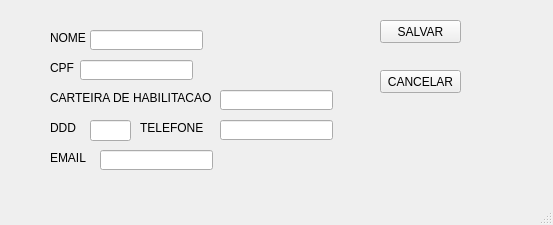
<?xml version="1.0" encoding="UTF-8"?>
<ui version="4.0">
 <class>MainWindowNovoCliente</class>
 <widget class="QMainWindow" name="MainWindowNovoCliente">
  <property name="geometry">
   <rect>
    <x>0</x>
    <y>0</y>
    <width>553</width>
    <height>225</height>
   </rect>
  </property>
  <property name="windowTitle">
   <string>Novo cliente</string>
  </property>
  <widget class="QWidget" name="centralwidget">
   <widget class="QLabel" name="label">
    <property name="geometry">
     <rect>
      <x>50</x>
      <y>30</y>
      <width>41</width>
      <height>16</height>
     </rect>
    </property>
    <property name="text">
     <string>NOME</string>
    </property>
   </widget>
   <widget class="QLabel" name="label_2">
    <property name="geometry">
     <rect>
      <x>50</x>
      <y>60</y>
      <width>31</width>
      <height>16</height>
     </rect>
    </property>
    <property name="text">
     <string>CPF</string>
    </property>
   </widget>
   <widget class="QLabel" name="label_3">
    <property name="geometry">
     <rect>
      <x>50</x>
      <y>90</y>
      <width>171</width>
      <height>16</height>
     </rect>
    </property>
    <property name="text">
     <string>CARTEIRA DE HABILITACAO</string>
    </property>
   </widget>
   <widget class="QLabel" name="label_4">
    <property name="geometry">
     <rect>
      <x>140</x>
      <y>120</y>
      <width>71</width>
      <height>16</height>
     </rect>
    </property>
    <property name="text">
     <string>TELEFONE</string>
    </property>
   </widget>
   <widget class="QLabel" name="label_5">
    <property name="geometry">
     <rect>
      <x>50</x>
      <y>150</y>
      <width>41</width>
      <height>16</height>
     </rect>
    </property>
    <property name="text">
     <string>EMAIL</string>
    </property>
   </widget>
   <widget class="QLineEdit" name="lineEditNome">
    <property name="geometry">
     <rect>
      <x>90</x>
      <y>30</y>
      <width>113</width>
      <height>20</height>
     </rect>
    </property>
   </widget>
   <widget class="QLineEdit" name="lineEditCPF">
    <property name="geometry">
     <rect>
      <x>80</x>
      <y>60</y>
      <width>113</width>
      <height>20</height>
     </rect>
    </property>
   </widget>
   <widget class="QLineEdit" name="lineEditCarteiraDeHabilitacao">
    <property name="geometry">
     <rect>
      <x>220</x>
      <y>90</y>
      <width>113</width>
      <height>20</height>
     </rect>
    </property>
   </widget>
   <widget class="QLineEdit" name="lineEditTelefone">
    <property name="geometry">
     <rect>
      <x>220</x>
      <y>120</y>
      <width>113</width>
      <height>20</height>
     </rect>
    </property>
   </widget>
   <widget class="QLineEdit" name="lineEditEmail">
    <property name="geometry">
     <rect>
      <x>100</x>
      <y>150</y>
      <width>113</width>
      <height>20</height>
     </rect>
    </property>
   </widget>
   <widget class="QPushButton" name="pushButtonSalvar">
    <property name="geometry">
     <rect>
      <x>380</x>
      <y>20</y>
      <width>81</width>
      <height>23</height>
     </rect>
    </property>
    <property name="text">
     <string>SALVAR</string>
    </property>
   </widget>
   <widget class="QPushButton" name="pushButtonCancelar">
    <property name="geometry">
     <rect>
      <x>380</x>
      <y>70</y>
      <width>81</width>
      <height>23</height>
     </rect>
    </property>
    <property name="text">
     <string>CANCELAR</string>
    </property>
   </widget>
   <widget class="QLabel" name="label_6">
    <property name="geometry">
     <rect>
      <x>50</x>
      <y>120</y>
      <width>31</width>
      <height>16</height>
     </rect>
    </property>
    <property name="text">
     <string>DDD</string>
    </property>
   </widget>
   <widget class="QLineEdit" name="lineEditDdd">
    <property name="geometry">
     <rect>
      <x>90</x>
      <y>120</y>
      <width>41</width>
      <height>21</height>
     </rect>
    </property>
   </widget>
  </widget>
  <widget class="QMenuBar" name="menubar">
   <property name="geometry">
    <rect>
     <x>0</x>
     <y>0</y>
     <width>553</width>
     <height>21</height>
    </rect>
   </property>
  </widget>
  <widget class="QStatusBar" name="statusbar"/>
 </widget>
 <resources/>
 <connections/>
</ui>
